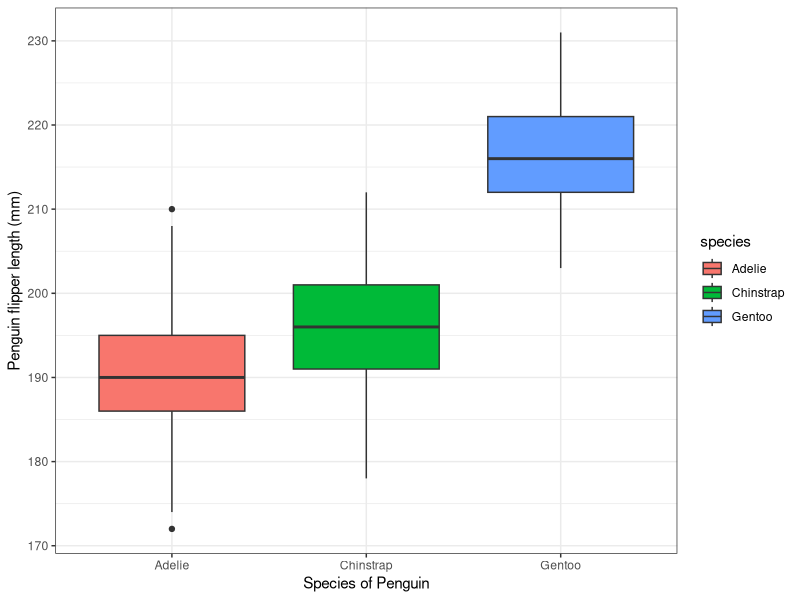

R code for this plot:
## ---- chunk 1
knitr::opts_chunk$set(echo = TRUE,
                      message = FALSE,
                      warning = FALSE)
## ---- chunk 2
library(palmerpenguins)
library(tidyverse)
library(here)
library(ggplot2)
library(kableExtra)
## ---- chunk 3
glimpse(penguins)
## ---- chunk 4
library(ggplot2)
library(palmerpenguins)
penguins %>%
  ggplot(aes(x = species,
             y = flipper_length_mm,
             fill = species)) +
  geom_boxplot() +
  labs(x = "Species of Penguin",
       y = "Penguin flipper length (mm)") +
  theme_bw()
## ---- chunk 5
penguins%>%
  group_by(species) %>%
  summarise(billmean = mean(bill_length_mm, na.rm = TRUE)) %>%
  kbl() %>% #make it a kable table
  kable_classic()%>%
  row_spec(2, bold = T, color = "white", background = "red") %>%
  kable_styling(full_width = FALSE)
